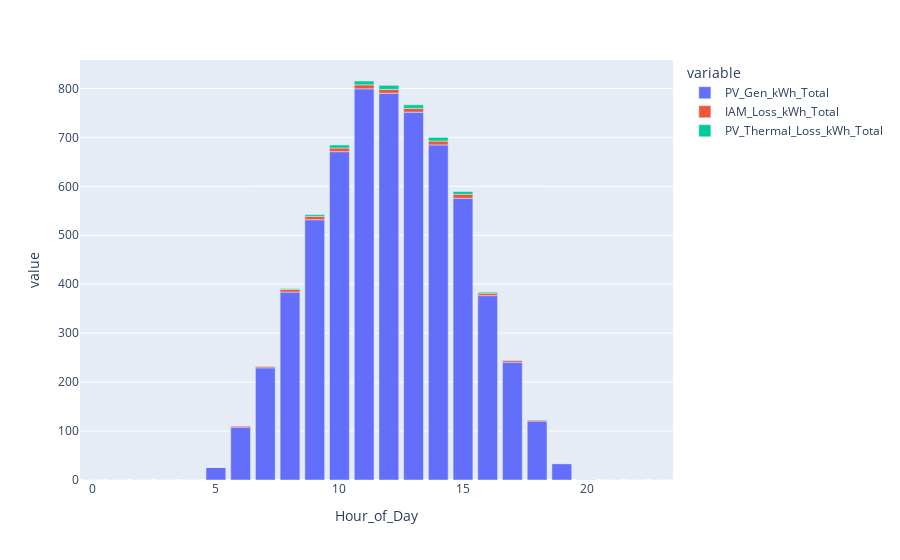

The notebook cell this image was saved under:
### Code cell
import plotly.express as px

px.bar(pv_model.grouped.hourly[["PV_Gen_kWh_Total", "IAM_Loss_kWh_Total", "PV_Thermal_Loss_kWh_Total"]])

### Figure 1 — Plotly figure (JSON) as saved in the notebook; plotly's stock layout.template omitted (floating-point values rounded to 4 significant figures)
{"data": [{"alignmentgroup": "True", "hovertemplate": "variable=PV_Gen_kWh_Total<br>Hour_of_Day=%{x}<br>value=%{y}<extra></extra>", "legendgroup": "PV_Gen_kWh_Total", "marker": {"color": "#636efa", "pattern": {"shape": ""}}, "name": "PV_Gen_kWh_Total", "offsetgroup": "PV_Gen_kWh_Total", "orientation": "v", "showlegend": true, "textposition": "auto", "type": "bar", "x": [0, 1, 2, 3, 4, 5, 6, 7, 8, 9, 10, 11, 12, 13, 14, 15, 16, 17, 18, 19, 20, 21, 22, 23], "xaxis": "x", "y": [0, 0, 0, 0, 0, 25.71, 108.1, 229.2, 383.9, 531.8, 670.8, 799.2, 790.3, 751.5, 684.6, 575.5, 376.7, 240.7, 120.3, 33.4, 1.435, 0, 0, 0], "yaxis": "y"}, {"alignmentgroup": "True", "hovertemplate": "variable=IAM_Loss_kWh_Total<br>Hour_of_Day=%{x}<br>value=%{y}<extra></extra>", "legendgroup": "IAM_Loss_kWh_Total", "marker": {"color": "#EF553B", "pattern": {"shape": ""}}, "name": "IAM_Loss_kWh_Total", "offsetgroup": "IAM_Loss_kWh_Total", "orientation": "v", "showlegend": true, "textposition": "auto", "type": "bar", "x": [0, 1, 2, 3, 4, 5, 6, 7, 8, 9, 10, 11, 12, 13, 14, 15, 16, 17, 18, 19, 20, 21, 22, 23], "xaxis": "x", "y": [0, 0, 0, 0, 0, 0.58, 2.521, 3.248, 5.567, 6.91, 7.488, 8.119, 7.768, 7.704, 7.9, 8.236, 4.776, 3.718, 2.324, 0.762, 0.155, 0, 0, 0], "yaxis": "y"}, {"alignmentgroup": "True", "hovertemplate": "variable=PV_Thermal_Loss_kWh_Total<br>Hour_of_Day=%{x}<br>value=%{y}<extra></extra>", "legendgroup": "PV_Thermal_Loss_kWh_Total", "marker": {"color": "#00cc96", "pattern": {"shape": ""}}, "name": "PV_Thermal_Loss_kWh_Total", "offsetgroup": "PV_Thermal_Loss_kWh_Total", "orientation": "v", "showlegend": true, "textposition": "auto", "type": "bar", "x": [0, 1, 2, 3, 4, 5, 6, 7, 8, 9, 10, 11, 12, 13, 14, 15, 16, 17, 18, 19, 20, 21, 22, 23], "xaxis": "x", "y": [0, 0, 0, 0, 0, 0, 0.018, 0.417, 1.556, 3.533, 6.164, 7.796, 8.279, 7.393, 7.436, 5.565, 2.285, 0.908, 0.128, 0, 0, 0, 0, 0], "yaxis": "y"}], "layout": {"barmode": "relative", "legend": {"title": {"text": "variable"}, "tracegroupgap": 0}, "margin": {"t": 60}, "xaxis": {"anchor": "y", "domain": [0, 1], "title": {"text": "Hour_of_Day"}}, "yaxis": {"anchor": "x", "domain": [0, 1], "title": {"text": "value"}}}}
